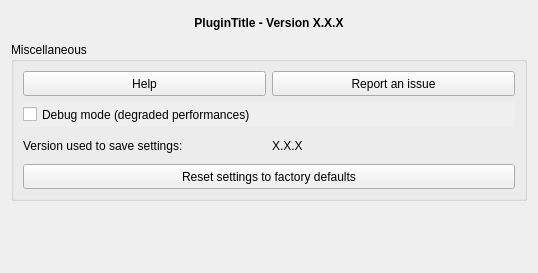
<?xml version="1.0" encoding="UTF-8"?>
<ui version="4.0">
    <class>wdg_eigenband_settings</class>
    <widget class="QWidget" name="wdg_eigenband_settings">
        <property name="geometry">
            <rect>
                <x>0</x>
                <y>0</y>
                <width>538</width>
                <height>273</height>
            </rect>
        </property>
        <property name="windowTitle">
            <string>EigenBand - Settings</string>
        </property>
        <property name="locale">
            <locale language="English" country="UnitedStates"/>
        </property>
        <layout class="QVBoxLayout" name="verticalLayout">
            <item>
                <widget class="QLabel" name="lbl_title">
                    <property name="minimumSize">
                        <size>
                            <width>0</width>
                            <height>25</height>
                        </size>
                    </property>
                    <property name="maximumSize">
                        <size>
                            <width>16777215</width>
                            <height>30</height>
                        </size>
                    </property>
                    <property name="font">
                        <font>
                            <weight>75</weight>
                            <bold>true</bold>
                        </font>
                    </property>
                    <property name="locale">
                        <locale language="English" country="UnitedStates"/>
                    </property>
                    <property name="text">
                        <string>&lt;html&gt;&lt;head/&gt;&lt;body&gt;&lt;p align=&quot;center&quot;&gt;&lt;span style=&quot; font-weight:600;&quot;&gt;PluginTitle - Version X.X.X&lt;/span&gt;&lt;/p&gt;&lt;/body&gt;&lt;/html&gt;</string>
                    </property>
                    <property name="scaledContents">
                        <bool>true</bool>
                    </property>
                    <property name="alignment">
                        <set>Qt::AlignCenter</set>
                    </property>
                    <property name="wordWrap">
                        <bool>true</bool>
                    </property>
                    <property name="openExternalLinks">
                        <bool>false</bool>
                    </property>
                    <property name="textInteractionFlags">
                        <set>Qt::TextSelectableByMouse</set>
                    </property>
                </widget>
            </item>
            <item>
                <widget class="QGroupBox" name="grp_misc">
                    <property name="minimumSize">
                        <size>
                            <width>0</width>
                            <height>100</height>
                        </size>
                    </property>
                    <property name="locale">
                        <locale language="English" country="UnitedStates"/>
                    </property>
                    <property name="title">
                        <string>Miscellaneous</string>
                    </property>
                    <property name="flat">
                        <bool>false</bool>
                    </property>
                    <layout class="QGridLayout" name="gridLayout">
                        <item row="2" column="1">
                            <widget class="QLabel" name="lbl_version_saved_value">
                                <property name="minimumSize">
                                    <size>
                                        <width>0</width>
                                        <height>25</height>
                                    </size>
                                </property>
                                <property name="maximumSize">
                                    <size>
                                        <width>16777215</width>
                                        <height>30</height>
                                    </size>
                                </property>
                                <property name="locale">
                                    <locale language="English" country="UnitedStates"/>
                                </property>
                                <property name="text">
                                    <string notr="true">X.X.X</string>
                                </property>
                                <property name="textInteractionFlags">
                                    <set>Qt::NoTextInteraction</set>
                                </property>
                            </widget>
                        </item>
                        <item row="0" column="1">
                            <widget class="QPushButton" name="btn_report">
                                <property name="minimumSize">
                                    <size>
                                        <width>200</width>
                                        <height>25</height>
                                    </size>
                                </property>
                                <property name="maximumSize">
                                    <size>
                                        <width>500</width>
                                        <height>30</height>
                                    </size>
                                </property>
                                <property name="locale">
                                    <locale language="English" country="UnitedStates"/>
                                </property>
                                <property name="text">
                                    <string>Report an issue</string>
                                </property>
                            </widget>
                        </item>
                        <item row="2" column="0">
                            <widget class="QLabel" name="lbl_version_saved">
                                <property name="minimumSize">
                                    <size>
                                        <width>0</width>
                                        <height>25</height>
                                    </size>
                                </property>
                                <property name="maximumSize">
                                    <size>
                                        <width>16777215</width>
                                        <height>30</height>
                                    </size>
                                </property>
                                <property name="locale">
                                    <locale language="English" country="UnitedStates"/>
                                </property>
                                <property name="text">
                                    <string>Version used to save settings:</string>
                                </property>
                            </widget>
                        </item>
                        <item row="0" column="0">
                            <widget class="QPushButton" name="btn_help">
                                <property name="minimumSize">
                                    <size>
                                        <width>200</width>
                                        <height>25</height>
                                    </size>
                                </property>
                                <property name="maximumSize">
                                    <size>
                                        <width>500</width>
                                        <height>30</height>
                                    </size>
                                </property>
                                <property name="locale">
                                    <locale language="English" country="UnitedStates"/>
                                </property>
                                <property name="text">
                                    <string>Help</string>
                                </property>
                            </widget>
                        </item>
                        <item row="3" column="0" colspan="2">
                            <widget class="QPushButton" name="btn_reset">
                                <property name="minimumSize">
                                    <size>
                                        <width>200</width>
                                        <height>25</height>
                                    </size>
                                </property>
                                <property name="maximumSize">
                                    <size>
                                        <width>16777215</width>
                                        <height>30</height>
                                    </size>
                                </property>
                                <property name="autoFillBackground">
                                    <bool>true</bool>
                                </property>
                                <property name="text">
                                    <string>Reset settings to factory defaults</string>
                                </property>
                            </widget>
                        </item>
                        <item row="1" column="0" colspan="2">
                            <widget class="QCheckBox" name="opt_debug">
                                <property name="minimumSize">
                                    <size>
                                        <width>0</width>
                                        <height>25</height>
                                    </size>
                                </property>
                                <property name="maximumSize">
                                    <size>
                                        <width>16777215</width>
                                        <height>30</height>
                                    </size>
                                </property>
                                <property name="toolTip">
                                    <string>Enable debug mode.</string>
                                </property>
                                <property name="autoFillBackground">
                                    <bool>true</bool>
                                </property>
                                <property name="locale">
                                    <locale language="English" country="UnitedStates"/>
                                </property>
                                <property name="text">
                                    <string>Debug mode (degraded performances)</string>
                                </property>
                                <property name="tristate">
                                    <bool>false</bool>
                                </property>
                            </widget>
                        </item>
                    </layout>
                </widget>
            </item>
            <item>
                <spacer name="verticalSpacer">
                    <property name="orientation">
                        <enum>Qt::Vertical</enum>
                    </property>
                    <property name="sizeHint" stdset="0">
                        <size>
                            <width>20</width>
                            <height>56</height>
                        </size>
                    </property>
                </spacer>
            </item>
        </layout>
    </widget>
    <resources/>
    <connections/>
</ui>
